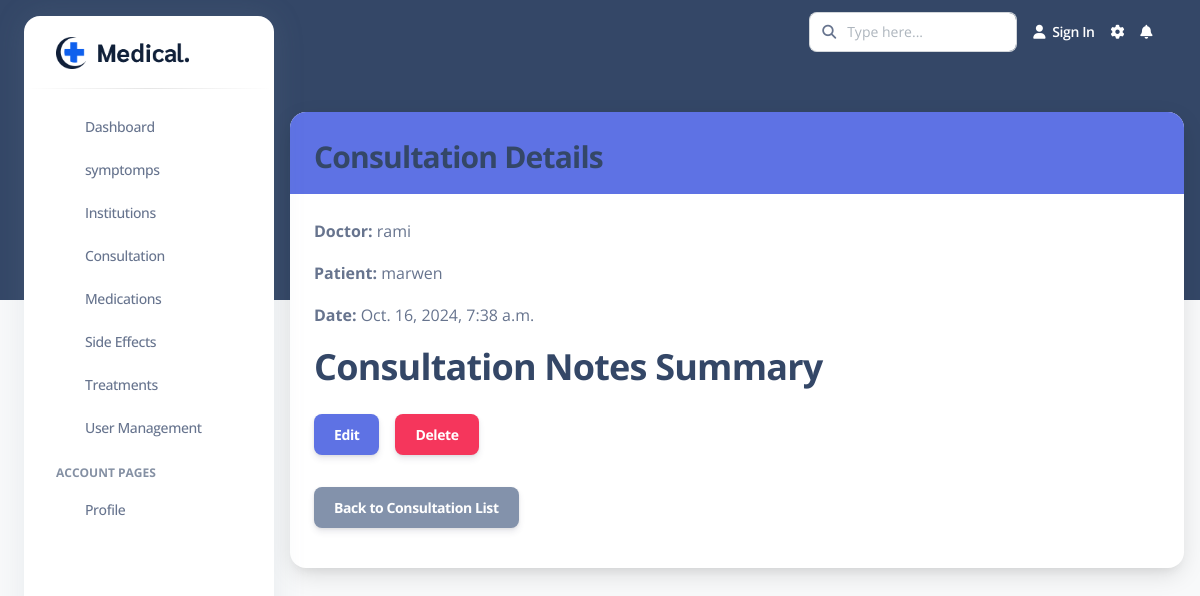
Screenshot of /consultation/1/ (signed in) with the database file from the repository.
### Consultation/models.py (models this page shows, shortened)
class Consultation(models.Model):
    doctor_name = models.CharField(max_length=100)
    patient_name = models.CharField(max_length=100)
    consultation_date = models.DateTimeField()
    notes = models.TextField()

### Consultation/views.py (the view)
# urls.py: path('<int:pk>/', views.consultation_detail, name='consultation_detail'),
@login_required
def consultation_detail(request, pk):
    consultation = get_object_or_404(Consultation, pk=pk)
    summarizer_module = importlib.import_module("Consultation.summarizer")
    generate_summary = getattr(summarizer_module, "generate_summary")
    summary = generate_summary(consultation.notes)
    return render(request, "consultation/consultation_detail.html", {
        "consultation": consultation,
        "summary": summary,
    })

### Consultation/summarizer.py (called while the page is built)
def generate_summary(text):
    summarizer = pipeline("summarization", model="facebook/bart-large-cnn")
    summary = summarizer(text, max_length=50, min_length=25, do_sample=False)
    return summary[0]["summary_text"]

### Consultation/templates/consultation/consultation_detail.html (shortened to what this page needs)
{% load static %}
<!DOCTYPE html>
<html lang="en">
<head>
  <link href="https://demos.creative-tim.com/argon-dashboard-pro/back_office/assets/css/nucleo-icons.css" rel="stylesheet" />
  <link href="https://demos.creative-tim.com/argon-dashboard-pro/back_office/assets/css/nucleo-svg.css" rel="stylesheet" />
  <link id="pagestyle" href="{% static 'back_office/assets/css/argon-dashboard.css' %}?v=2.1.0" rel="stylesheet" />
</head>
<body class="g-sidenav-show   bg-gray-100">
  <aside class="sidenav bg-white navbar navbar-vertical navbar-expand-xs border-0 border-radius-xl my-3 fixed-start ms-4 " id="sidenav-main">
    <div class="sidenav-header">
        <a class="navbar-brand m-0"  href="{% static 'index.html' %}"><img src="{% static 'front_office/assets/img/logo/logo.png' %}" alt=""></a>
    </div>
    <hr class="horizontal dark mt-0">
    <div class="collapse navbar-collapse  w-auto " id="sidenav-collapse-main">
      <ul class="navbar-nav">
        <li class="nav-item">
          <a class="nav-link " href="{% url 'dashboard' %}">
            <div class="icon icon-shape icon-sm border-radius-md text-center me-2 d-flex align-items-center justify-content-center">
            </div>
            <span class="nav-link-text ms-1">Dashboard</span>
          </a>
        </li>
        <li class="nav-item">
          <a class="nav-link" href="{% url 'list_local_symptoms' %}">
                  <div class="icon icon-shape icon-sm border-radius-md text-center me-2 d-flex align-items-center justify-content-center">
            </div>
            <span class="nav-link-text ms-1">symptomps</span>
          </a>
        </li>
        <li class="nav-item">
          <a class="nav-link " href="{% url 'institution_list' %}">
            <div class="icon icon-shape icon-sm border-radius-md text-center me-2 d-flex align-items-center justify-content-center">
            </div>
            <span class="nav-link-text ms-1">Institutions</span>
          </a>
        </li>
        <li class="nav-item">
          <a class="nav-link" href="{% url 'consultation_list' %}">
            <div class="icon icon-shape icon-sm border-radius-md text-center me-2 d-flex align-items-center justify-content-center">
            </div>
            <span class="nav-link-text ms-1">Consultation</span>
          </a>
        </li>
        <li class="nav-item">
        <a class="nav-link" href="{% url 'medication_list' %}">
          <div class="icon icon-shape icon-sm border-radius-md text-center me-2 d-flex align-items-center justify-content-center">
          </div>
          <span class="nav-link-text ms-1">Medications</span>
      </a>
    </li>
<li class="nav-item">
  <a class="nav-link" href="{% url 'sideeffect_list' %}">
      <div class="icon icon-shape icon-sm border-radius-md text-center me-2 d-flex align-items-center justify-content-center">
      </div>
      <span class="nav-link-text ms-1">Side Effects</span>
  </a>
</li>
<li class="nav-item">
  <a class="nav-link" href="{% url 'treatment_list' %}">
      <div class="icon icon-shape icon-sm border-radius-md text-center me-2 d-flex align-items-center justify-content-center">
      </div>
      <span class="nav-link-text ms-1">Treatments</span>
  </a>
</li>
{% if request.user.is_authenticated and request.user.role == 'admin' %}
        <li class="nav-item">
          <a class="nav-link" href="{% url 'user_management' %}">
            <div class="icon icon-shape icon-sm border-radius-md text-center me-2 d-flex align-items-center justify-content-center">
            </div>
            <span class="nav-link-text ms-1">User Management</span>
          </a>
        </li>
        {% endif %}
        <li class="nav-item mt-3">
          <h6 class="ps-4 ms-2 text-uppercase text-xs font-weight-bolder opacity-6">Account pages</h6>
        </li>
        <li class="nav-item">
          <a class="nav-link " href="{% url 'profile' %}">
            <div class="icon icon-shape icon-sm border-radius-md text-center me-2 d-flex align-items-center justify-content-center">
            </div>
            <span class="nav-link-text ms-1">Profile</span>
          </a>
        </li>
      </ul>
    </div>
  </aside>
  <main class="main-content position-relative border-radius-lg ">
    <nav class="navbar navbar-main navbar-expand-lg px-0 mx-4 shadow-none border-radius-xl " id="navbarBlur" data-scroll="false">
      <div class="container-fluid py-1 px-3">
        <div class="collapse navbar-collapse mt-sm-0 mt-2 me-md-0 me-sm-4" id="navbar">
          <div class="ms-md-auto pe-md-3 d-flex align-items-center">
            <div class="input-group">
              <span class="input-group-text text-body"><i class="fas fa-search" aria-hidden="true"></i></span>
              <input type="text" class="form-control" placeholder="Type here...">
            </div>
          </div>
          <ul class="navbar-nav  justify-content-end">
            <li class="nav-item d-flex align-items-center">
              <a href="javascript:;" class="nav-link text-white font-weight-bold px-0">
                <i class="fa fa-user me-sm-1"></i>
                <span class="d-sm-inline d-none">Sign In</span>
              </a>
            </li>
            <li class="nav-item px-3 d-flex align-items-center">
              <a href="javascript:;" class="nav-link text-white p-0">
                <i class="fa fa-cog fixed-plugin-button-nav cursor-pointer"></i>
              </a>
            </li>
            <li class="nav-item dropdown pe-2 d-flex align-items-center">
              <a href="javascript:;" class="nav-link text-white p-0" id="dropdownMenuButton" data-bs-toggle="dropdown" aria-expanded="false">
                <i class="fa fa-bell cursor-pointer"></i>
              </a>
            </li>
          </ul>
        </div>
      </div>
    </nav>
    <div class="card mx-3 mt-5 shadow-lg">
        <div class="card-header pb-3 px-4 bg-primary text-white">
            <h3 class="mb-0">Consultation Details</h3>
        </div>
        <div class="card-body px-4">
            <p><strong>Doctor:</strong> {{ consultation.doctor_name }}</p>
            <p><strong>Patient:</strong> {{ consultation.patient_name }}</p>
            <p><strong>Date:</strong> {{ consultation.consultation_date }}</p>
            <h2>Consultation Notes Summary</h2>
            <div class="mt-4 d-flex gap-3">
                <a href="{% url 'consultation_update' consultation.pk %}" class="btn btn-primary">Edit</a>
                <a href="{% url 'consultation_delete' consultation.pk %}" class="btn btn-danger">Delete</a>
            </div>
            <div class="mt-3">
                <a href="{% url 'consultation_list' %}" class="btn btn-secondary">Back to Consultation List</a>
            </div>
        </div>
    </div>
</html>

### rows the page displays
Consultation: doctor_name "rami", patient_name "marwen", consultation_date "Oct. 16, 2024, 7:38 a.m."
